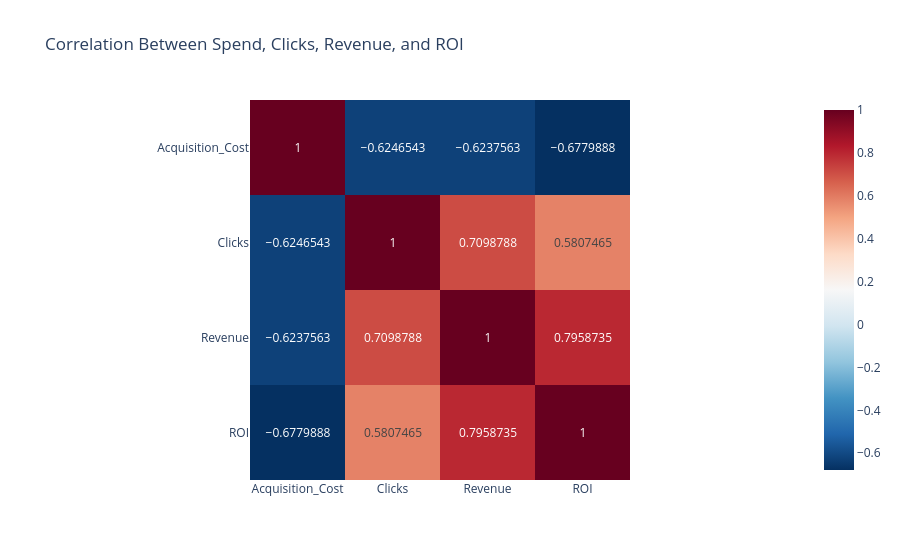

Notebook cell for this chart:
### Code cell
corr_matrix = final_df[['Acquisition_Cost', 'Clicks', 'Revenue', 'ROI']].corr()

fig = px.imshow(
    corr_matrix,
    text_auto=True,
    color_continuous_scale='RdBu_r',
    title='Correlation Between Spend, Clicks, Revenue, and ROI'
)

fig.show()

### Figure 1 — Plotly figure (JSON) as saved in the notebook; plotly's stock layout.template omitted (floating-point values rounded to 4 significant figures)
{"data": [{"coloraxis": "coloraxis", "hovertemplate": "x: %{x}<br>y: %{y}<br>color: %{z}<extra></extra>", "name": "0", "texttemplate": "%{z}", "type": "heatmap", "x": ["Acquisition_Cost", "Clicks", "Revenue", "ROI"], "xaxis": "x", "y": ["Acquisition_Cost", "Clicks", "Revenue", "ROI"], "yaxis": "y", "z": [[1.0, -0.6247, -0.6238, -0.678], [-0.6247, 1.0, 0.7099, 0.5807], [-0.6238, 0.7099, 1.0, 0.7959], [-0.678, 0.5807, 0.7959, 1.0]]}], "layout": {"coloraxis": {"autocolorscale": false, "colorscale": [[0, "rgb(5,48,97)"], [0.1, "rgb(33,102,172)"], [0.2, "rgb(67,147,195)"], [0.3, "rgb(146,197,222)"], [0.4, "rgb(209,229,240)"], [0.5, "rgb(247,247,247)"], [0.6, "rgb(253,219,199)"], [0.7, "rgb(244,165,130)"], [0.8, "rgb(214,96,77)"], [0.9, "rgb(178,24,43)"], [1, "rgb(103,0,31)"]]}, "title": {"text": "Correlation Between Spend, Clicks, Revenue, and ROI"}, "xaxis": {"anchor": "y", "constrain": "domain", "domain": [0, 1], "scaleanchor": "y"}, "yaxis": {"anchor": "x", "autorange": "reversed", "constrain": "domain", "domain": [0, 1]}}}
